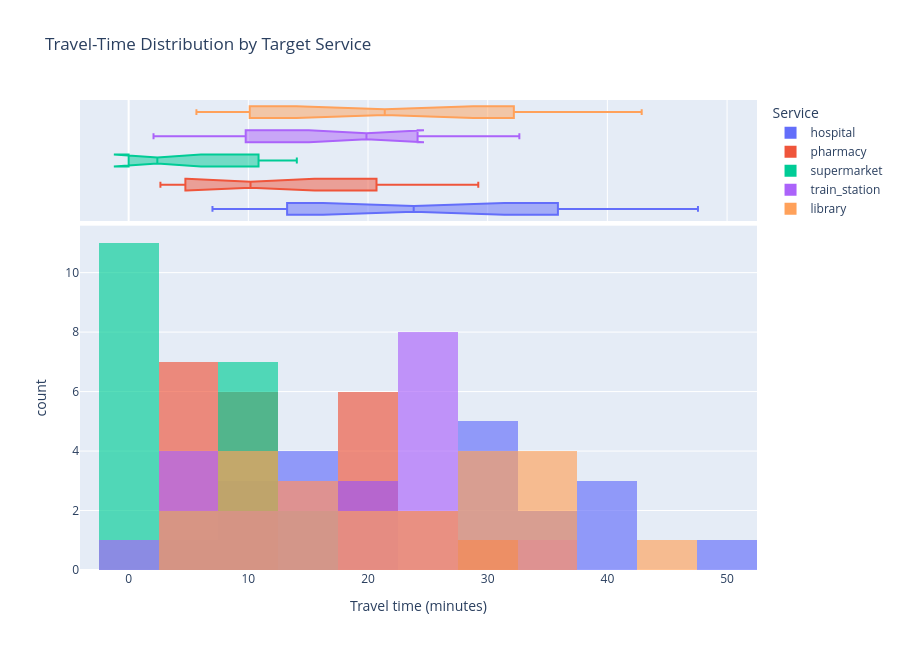

The notebook cell saved with this chart:
### Markdown cell above
### 3. Interactive travel-time distribution ###

### Code cell
if accessibility.empty:
    print("No accessibility data available.")
else:

    fig = px.histogram(
        accessibility,
        x="travel_time_min",
        color="service",
        marginal="box",
        barmode="overlay",
        opacity=0.65,
        title="Travel-Time Distribution by Target Service",
        labels={
            "travel_time_min": "Travel time (minutes)",
            "service": "Target service",
        },
    )

    fig.update_layout(
        height=650,
        legend_title="Service",
    )

    fig.show()

    fig.write_html(
        MAP_DIR / "travel_time_distribution.html",
        include_plotlyjs="cdn",
    )

### Figure 1 — Plotly figure (JSON) as saved in the notebook; plotly's stock layout.template omitted (floating-point values rounded to 4 significant figures)
{"data": [{"bingroup": "x", "hovertemplate": "Target service=hospital<br>Travel time (minutes)=%{x}<br>count=%{y}<extra></extra>", "legendgroup": "hospital", "marker": {"color": "#636efa", "opacity": 0.65, "pattern": {"shape": ""}}, "name": "hospital", "orientation": "v", "showlegend": true, "type": "histogram", "x": [32.23, 39.06, 35.87, 39.06, 11.92, 9.945, 17.72, 36.28, 27.8, 20.08, 7.005, 17.9, 9.951, 41.04, 47.57, 27.74, 27.55, 13.3, 12.87, 13.24, 28.41, 15.2], "xaxis": "x", "yaxis": "y"}, {"hovertemplate": "Target service=hospital<br>Travel time (minutes)=%{x}<extra></extra>", "legendgroup": "hospital", "marker": {"color": "#636efa"}, "name": "hospital", "notched": true, "showlegend": false, "type": "box", "x": [32.23, 39.06, 35.87, 39.06, 11.92, 9.945, 17.72, 36.28, 27.8, 20.08, 7.005, 17.9, 9.951, 41.04, 47.57, 27.74, 27.55, 13.3, 12.87, 13.24, 28.41, 15.2], "xaxis": "x2", "yaxis": "y2"}, {"bingroup": "x", "hovertemplate": "Target service=pharmacy<br>Travel time (minutes)=%{x}<br>count=%{y}<extra></extra>", "legendgroup": "pharmacy", "marker": {"color": "#EF553B", "opacity": 0.65, "pattern": {"shape": ""}}, "name": "pharmacy", "orientation": "v", "showlegend": true, "type": "histogram", "x": [21.23, 20.71, 17.51, 20.71, 4.256, 2.655, 11.72, 24.29, 17.54, 9.65, 3.859, 3.515, 2.71, 23.58, 29.21, 10.28, 10.09, 4.741, 8.203, 7.988, 21.44, 6.634], "xaxis": "x", "yaxis": "y"}, {"hovertemplate": "Target service=pharmacy<br>Travel time (minutes)=%{x}<extra></extra>", "legendgroup": "pharmacy", "marker": {"color": "#EF553B"}, "name": "pharmacy", "notched": true, "showlegend": false, "type": "box", "x": [21.23, 20.71, 17.51, 20.71, 4.256, 2.655, 11.72, 24.29, 17.54, 9.65, 3.859, 3.515, 2.71, 23.58, 29.21, 10.28, 10.09, 4.741, 8.203, 7.988, 21.44, 6.634], "xaxis": "x2", "yaxis": "y2"}, {"bingroup": "x", "hovertemplate": "Target service=supermarket<br>Travel time (minutes)=%{x}<br>count=%{y}<extra></extra>", "legendgroup": "supermarket", "marker": {"color": "#00cc96", "opacity": 0.65, "pattern": {"shape": ""}}, "name": "supermarket", "orientation": "v", "showlegend": true, "type": "histogram", "x": [7.85, 14.05, 10.85, 14.05, 1.383, 3.412, 6.126, 12.11, 11.65, 11.79, 8.623, 7.775, 0.0, 0.0, 0.0, 0.0, 0.0, 0.0, 0.0, 0.0, 0.0, 0.0], "xaxis": "x", "yaxis": "y"}, {"hovertemplate": "Target service=supermarket<br>Travel time (minutes)=%{x}<extra></extra>", "legendgroup": "supermarket", "marker": {"color": "#00cc96"}, "name": "supermarket", "notched": true, "showlegend": false, "type": "box", "x": [7.85, 14.05, 10.85, 14.05, 1.383, 3.412, 6.126, 12.11, 11.65, 11.79, 8.623, 7.775, 0.0, 0.0, 0.0, 0.0, 0.0, 0.0, 0.0, 0.0, 0.0, 0.0], "xaxis": "x2", "yaxis": "y2"}, {"bingroup": "x", "hovertemplate": "Target service=train_station<br>Travel time (minutes)=%{x}<br>count=%{y}<extra></extra>", "legendgroup": "train_station", "marker": {"color": "#ab63fa", "opacity": 0.65, "pattern": {"shape": ""}}, "name": "train_station", "orientation": "v", "showlegend": true, "type": "histogram", "x": [22.48, 24.14, 20.94, 24.14, 6.745, 6.368, 26.87, 25.9, 18.8, 10.9, 15.93, 2.078, 9.78, 26.12, 32.64, 12.82, 12.63, 6.381, 23.35, 23.14, 22.69, 6.016], "xaxis": "x", "yaxis": "y"}, {"hovertemplate": "Target service=train_station<br>Travel time (minutes)=%{x}<extra></extra>", "legendgroup": "train_station", "marker": {"color": "#ab63fa"}, "name": "train_station", "notched": true, "showlegend": false, "type": "box", "x": [22.48, 24.14, 20.94, 24.14, 6.745, 6.368, 26.87, 25.9, 18.8, 10.9, 15.93, 2.078, 9.78, 26.12, 32.64, 12.82, 12.63, 6.381, 23.35, 23.14, 22.69, 6.016], "xaxis": "x2", "yaxis": "y2"}, {"bingroup": "x", "hovertemplate": "Target service=library<br>Travel time (minutes)=%{x}<br>count=%{y}<extra></extra>", "legendgroup": "library", "marker": {"color": "#FFA15A", "opacity": 0.65, "pattern": {"shape": ""}}, "name": "library", "orientation": "v", "showlegend": true, "type": "histogram", "x": [32.18, 34.46, 31.26, 34.46, 5.663, 10.11, 17.66, 35.6, 28.14, 20.25, 7.899, 13.86, 8.906, 36.04, 42.87, 22.74, 22.55, 5.715, 14.15, 13.93, 31.66, 7.608], "xaxis": "x", "yaxis": "y"}, {"hovertemplate": "Target service=library<br>Travel time (minutes)=%{x}<extra></extra>", "legendgroup": "library", "marker": {"color": "#FFA15A"}, "name": "library", "notched": true, "showlegend": false, "type": "box", "x": [32.18, 34.46, 31.26, 34.46, 5.663, 10.11, 17.66, 35.6, 28.14, 20.25, 7.899, 13.86, 8.906, 36.04, 42.87, 22.74, 22.55, 5.715, 14.15, 13.93, 31.66, 7.608], "xaxis": "x2", "yaxis": "y2"}], "layout": {"barmode": "overlay", "height": 650, "legend": {"title": {"text": "Service"}, "tracegroupgap": 0}, "title": {"text": "Travel-Time Distribution by Target Service"}, "xaxis": {"anchor": "y", "domain": [0, 1], "title": {"text": "Travel time (minutes)"}}, "xaxis2": {"anchor": "y2", "domain": [0, 1], "matches": "x", "showgrid": true, "showticklabels": false}, "yaxis": {"anchor": "x", "domain": [0, 0.7326], "title": {"text": "count"}}, "yaxis2": {"anchor": "x2", "domain": [0.7426, 1], "matches": "y2", "showgrid": false, "showline": false, "showticklabels": false, "ticks": ""}}}
